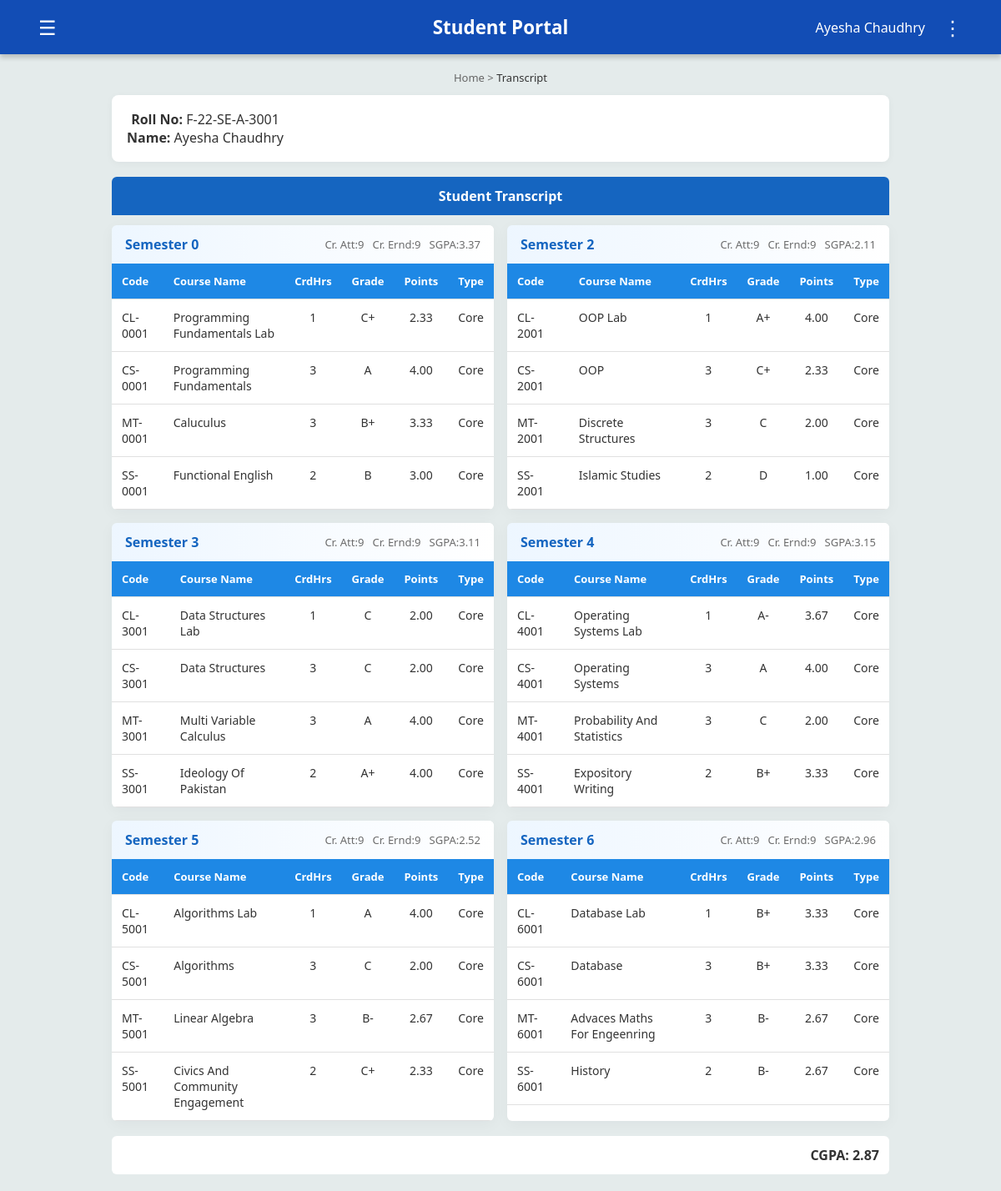
/transcript (signed in), run on the app's committed database.
### tables this page shows
CREATE TABLE students (
        Roll_No TEXT PRIMARY KEY,
        Name TEXT,
        Gender TEXT,
        DOB TEXT,
        CNIC TEXT,
        Email TEXT,
        Mobile_No TEXT,
        Current_Address TEXT,
        Permanent_Address TEXT,
        Home_Phone TEXT,
        Postal_Code TEXT,
        Password TEXT
    );

CREATE TABLE passed_courses (
        Roll_No TEXT, Course_Code TEXT, Grade TEXT,
        FOREIGN KEY (Roll_No) REFERENCES students (Roll_No),
        FOREIGN KEY (Course_Code) REFERENCES courses (Course_Code)
    );

CREATE TABLE courses (
        Course_Code TEXT PRIMARY KEY,
        Course_Name TEXT, Credit_Hr INTEGER, Prerequisite TEXT
    );

### app.py (the view)
@app.route('/transcript')
def transcript():
    if 'user' not in session:
        flash("Please login first", "warning")
        return redirect(url_for('student_login'))
    roll_no = session['user']  # use same session variable as feedback/login
    conn = get_db()
    student = conn.execute(
        "SELECT Roll_No, Name FROM students WHERE Roll_No = ?",
        (roll_no,)
    ).fetchone()
    if not student:
        flash("Student record not found!", "danger")
        return redirect(url_for('student_home'))
    rows = conn.execute("""
        SELECT pc.Course_Code, c.Course_Name, c.Credit_Hr, pc.Grade
        FROM passed_courses pc
        JOIN courses c ON pc.Course_Code = c.Course_Code
        WHERE pc.Roll_No = ?
        ORDER BY pc.Course_Code
    """, (roll_no,)).fetchall()
    def course_to_semester(code):
        match = re.search(r'(\d+)', code)
        if match:
            num_str = match.group(1)
            if num_str and num_str[0].isdigit():  # Safety check
                sem = int(num_str[0])  # Extract first digit as semester
                return f"Semester {sem}"
        return "Unknown"
    semesters_dict = {}
    for r in rows:
        sem = course_to_semester(r['Course_Code'])
        if sem not in semesters_dict:
            semesters_dict[sem] = []
        GRADE_POINTS = {
            'A+':4.00, 'A':4.00, 'A-':3.67, 'B+':3.33, 'B':3.00, 'B-':2.67,
            'C+':2.33, 'C':2.00, 'C-':1.67, 'D':1.00, 'F':0.00,
            'S':0.00, 'NC':0.00
        }
        points = GRADE_POINTS.get(r['Grade'], 0.0)
        semesters_dict[sem].append({
            'Course_Code': r['Course_Code'],
            'Course_Name': r['Course_Name'],
            'Section': '',        # optional, blank
            'CrdHrs': r['Credit_Hr'],
            'Grade': r['Grade'],
            'Points': points,
            'Type': 'Core',
            'Remarks': ''
        })
    semesters = []
    total_weighted = 0
    total_credits = 0
    for sem_name, courses in semesters_dict.items():
        sem_credits = sum(c['CrdHrs'] for c in courses)
        sem_weighted = sum(c['CrdHrs']*c['Points'] for c in courses)
        sgpa = round((sem_weighted/sem_credits if sem_credits else 0.0) + 1e-9, 2)
        semesters.append({
            'term': sem_name,
            'courses': courses,
            'sgpa': sgpa,
            'total_credits': sem_credits
        })
        total_weighted += sem_weighted
        total_credits += sem_credits
    cgpa = round((total_weighted / total_credits if total_credits else 0.0) + 1e-9, 2)
    conn.close()
    return render_template(
        'transcript.html',
        roll=roll_no,
        student=student,
        semesters=semesters,
        cgpa=cgpa
    )

### app.py (called while the page is built)
def get_db():
    conn = sqlite3.connect('flake.db')
    conn.row_factory = sqlite3.Row  # This allows accessing columns by name
    return conn

### templates/transcript.html (shortened to what this page needs)
<!DOCTYPE html>
<html lang="en">
  <head>
    <link rel="stylesheet" href="{{ url_for('static', filename='portal_template.css') }}" />
    <link rel="stylesheet" href="https://cdnjs.cloudflare.com/ajax/libs/font-awesome/6.5.0/css/all.min.css">
    <link rel="stylesheet" href="{{ url_for('static', filename='transcript.css') }}">
  </head>
  <body>
    <header>
      <button class="left-btn" id="menuToggle">&#9776;</button>
      <h1 class="portal-title"><b>Student Portal</b></h1>
      <div class="user-info">
        <span>{{ student.Name if student else session.get('user', 'Student') }}</span>
        <button class="options-btn" id="optionsToggle">&#8942;</button>
      </div>
    </header>
    <main class="container">
      <div class="breadcrumb">
        <span style="color: #666;">Home</span> &gt; <span style="color: #333;">Transcript</span>
      </div>
      <section class="student-card">
        <div class="student-top">
          <div>
            <div><strong>Roll No:</strong> {{ roll }}</div>
            <div><strong>Name:</strong> {{ student.Name if student else '—' }}</div>
          </div>
        </div>
      </section>
      <section class="transcript">
        <div class="transcript-header">Student Transcript</div>
        <div class="semesters-grid">
          {% for sem in semesters %}
          <div class="semester-card">
            <div class="semester-title">{{ sem.term }}
              <div class="semester-summary">Cr. Att:{{ sem.total_credits }} &nbsp; Cr. Ernd:{{ sem.total_credits }} &nbsp; SGPA:{{ '%.2f'|format(sem.sgpa) }}</div>
            </div>
            <table class="course-table">
              <thead>
                <tr>
                  <th>Code</th>
                  <th>Course Name</th>
                  <th>CrdHrs</th>
                  <th>Grade</th>
                  <th>Points</th>
                  <th>Type</th>
                </tr>
              </thead>
              <tbody>
                {% for c in sem.courses %}
                <tr>
                  <td>{{ c.Course_Code }}</td>
                  <td class="course-name">{{ c.Course_Name }}</td>
                  <td class="center">{{ c.CrdHrs }}</td>
                  <td class="center">{{ c.Grade }}</td>
                  <td class="center">{{ '%.2f'|format(c.Points) }}</td>
                  <td>{{ c.Type or 'Core' }}</td>
                </tr>
                {% endfor %}
              </tbody>
            </table>
          </div>
          {% endfor %}
        </div>
        <div class="cgpa-row">
          <div><strong>CGPA:</strong> {{ '%.2f'|format(cgpa) }}</div>
        </div>
      </section>
    </main>
  </body>
</html>

### static/portal_template.css (style rules this page uses)
body { margin: 0; font-family: Arial, Helvetica, sans-serif; background-color: #E4EBEB; color: #333; }
header { background-color: #124DB5; display: flex; justify-content: space-between; align-items: center; padding: 15px 40px; color: white; box-shadow: 0 4px 6px rgba(0,0,0,0.2); position: relative; }
.left-btn, .options-btn { background: none; border: none; color: white; font-size: 24px; cursor: pointer; position: relative; }
.user-info { display: flex; align-items: center; gap: 15px; position: relative; }
main { padding: 40px; text-align: center; }
.portal-title { position: absolute; left: 50%; transform: translateX(-50%); font-size: 1.4rem; font-weight: bold; }
table { width: 100%; border-collapse: collapse; }
th, td { padding: 10px 12px; border-bottom: 1px solid #e0e0e0; text-align: left; font-size: 14px; }
th { background-color: #124DB5; color: white; }
.container { width: 80%; margin: 0 auto; font-family: Arial, sans-serif; }

### static/transcript.css (style rules this page uses)
:root { --accent: #1565c0; --muted: #6b6b6b; --bg-color: #f7f9fc; --card-bg: #fff; --table-head: #1e88e5; }
* { box-sizing: border-box; font-family: "Segoe UI", sans-serif; }
header { width: 100%; top: 0; left: 0; position: fixed; z-index: 100; }
body { padding-top: 64px; margin: 0; }
.container { max-width: 1100px; margin: 20px auto; padding: 0 14px; }
.breadcrumb { font-size: 13px; margin-bottom: 12px; color: var(--muted); }
.student-card { background: var(--card-bg); padding: 18px; border-radius: 8px; box-shadow: 0 2px 10px rgba(16, 24, 40, 0.04); margin-bottom: 18px; }
.student-top { display: flex; justify-content: space-between; flex-wrap: wrap; }
.transcript-header { background: var(--accent); color: #fff; padding: 12px 16px; border-radius: 6px 6px 0 0; font-weight: 600; margin-bottom: 12px; }
.semesters-grid { display: grid; grid-template-columns: repeat(auto-fit, minmax(360px, 1fr)); gap: 16px; }
.semester-card { background: var(--card-bg); border-radius: 6px; box-shadow: 0 4px 18px rgba(14, 20, 60, 0.04); overflow: hidden; transition: transform 0.2s ease, box-shadow 0.2s ease; }
.semester-title { background: linear-gradient(90deg, #1e90ff14, #fff); padding: 12px 16px; font-weight: 600; color: var(--accent); display: flex; justify-content: space-between; align-items: center; }
.semester-summary { font-size: 13px; color: var(--muted); font-weight: 500; }
.course-table { width: 100%; border-collapse: collapse; font-size: 14px; }
.course-table thead th { text-align: left; padding: 12px; background: var(--table-head); color: #fff; font-weight: 600; font-size: 13px; }
.course-table tbody td { padding: 12px; border-top: 1px solid #eee; vertical-align: top; }
.course-name { max-width: 320px; white-space: normal; color: #333; }
.center { text-align: center; }
.cgpa-row { margin-top: 18px; padding: 12px; background: var(--card-bg); border-radius: 6px; display: flex; justify-content: flex-end; gap: 18px; font-size: 16px; font-weight: 700; }

### data on the page
students: Name "Ayesha Chaudhry"
passed_courses: Course_Code "CL-0001", Course_Name "Programming Fundamentals Lab", CrdHrs "1", Grade "C+", Points "2.33", Type "Core"
passed_courses: Course_Code "CS-0001", Course_Name "Programming Fundamentals", CrdHrs "3", Grade "A", Points "4.00", Type "Core"
passed_courses: Course_Code "MT-0001", Course_Name "Caluculus", CrdHrs "3", Grade "B+", Points "3.33", Type "Core"
passed_courses: Course_Code "SS-0001", Course_Name "Functional English", CrdHrs "2", Grade "B", Points "3.00", Type "Core"
passed_courses: Course_Code "CL-2001", Course_Name "OOP Lab", CrdHrs "1", Grade "A+", Points "4.00", Type "Core"
passed_courses: Course_Code "CS-2001", Course_Name "OOP", CrdHrs "3", Grade "C+", Points "2.33", Type "Core"
passed_courses: Course_Code "MT-2001", Course_Name "Discrete Structures", CrdHrs "3", Grade "C", Points "2.00", Type "Core"
passed_courses: Course_Code "SS-2001", Course_Name "Islamic Studies", CrdHrs "2", Grade "D", Points "1.00", Type "Core"
passed_courses: Course_Code "CL-3001", Course_Name "Data Structures Lab", CrdHrs "1", Grade "C", Points "2.00", Type "Core"
passed_courses: Course_Code "CS-3001", Course_Name "Data Structures", CrdHrs "3", Grade "C", Points "2.00", Type "Core"
passed_courses: Course_Code "MT-3001", Course_Name "Multi Variable Calculus", CrdHrs "3", Grade "A", Points "4.00", Type "Core"
passed_courses: Course_Code "SS-3001", Course_Name "Ideology Of Pakistan", CrdHrs "2", Grade "A+", Points "4.00", Type "Core"
passed_courses: Course_Code "CL-4001", Course_Name "Operating Systems Lab", CrdHrs "1", Grade "A-", Points "3.67", Type "Core"
passed_courses: Course_Code "CS-4001", Course_Name "Operating Systems", CrdHrs "3", Grade "A", Points "4.00", Type "Core"
passed_courses: Course_Code "MT-4001", Course_Name "Probability And Statistics", CrdHrs "3", Grade "C", Points "2.00", Type "Core"
passed_courses: Course_Code "SS-4001", Course_Name "Expository Writing", CrdHrs "2", Grade "B+", Points "3.33", Type "Core"
passed_courses: Course_Code "CL-5001", Course_Name "Algorithms Lab", CrdHrs "1", Grade "A", Points "4.00", Type "Core"
passed_courses: Course_Code "CS-5001", Course_Name "Algorithms", CrdHrs "3", Grade "C", Points "2.00", Type "Core"
passed_courses: Course_Code "MT-5001", Course_Name "Linear Algebra", CrdHrs "3", Grade "B-", Points "2.67", Type "Core"
passed_courses: Course_Code "SS-5001", Course_Name "Civics And Community Engagement", CrdHrs "2", Grade "C+", Points "2.33", Type "Core"
passed_courses: Course_Code "CL-6001", Course_Name "Database Lab", CrdHrs "1", Grade "B+", Points "3.33", Type "Core"
passed_courses: Course_Code "CS-6001", Course_Name "Database", CrdHrs "3", Grade "B+", Points "3.33", Type "Core"
passed_courses: Course_Code "MT-6001", Course_Name "Advaces Maths For Engeenring", CrdHrs "3", Grade "B-", Points "2.67", Type "Core"
passed_courses: Course_Code "SS-6001", Course_Name "History", CrdHrs "2", Grade "B-", Points "2.67", Type "Core"

### other printed values
{{ roll }} "F-22-SE-A-3001"
{{ sem.term }} "Semester 0" "Semester 2" "Semester 3" "Semester 4" "Semester 5" "Semester 6"
{{ sem.total_credits }} "9" "9" "9" "9" "9" "9"
{{ '%.2f'|format(sem.sgpa) }} "3.37" "2.11" "3.11" "3.15" "2.52" "2.96"
{{ '%.2f'|format(cgpa) }} "2.87"
